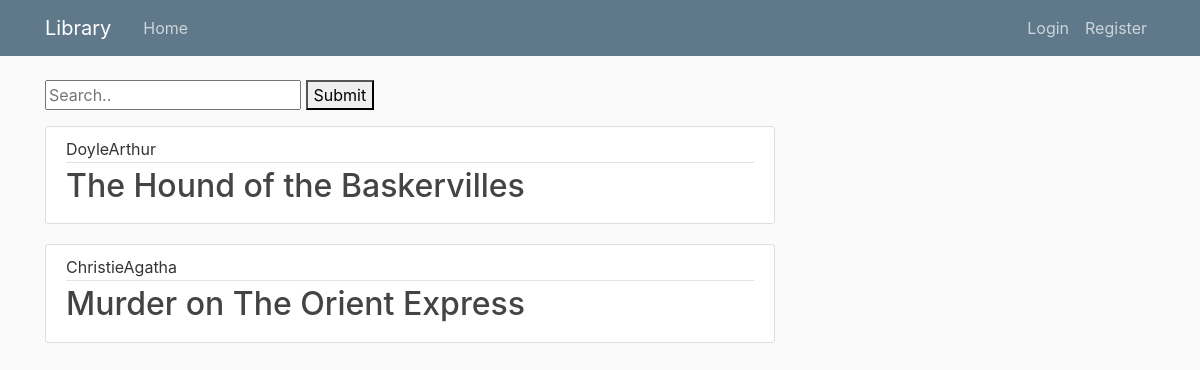
Page /catalog/ on the committed database.
### catalog/models.py (models this page shows, shortened)
class Book(models.Model):
    title=models.CharField(max_length=200)
    author=models.ForeignKey('Author',on_delete=models.SET_NULL,null=True)
    summary=models.TextField(max_length=1000,help_text="Enter a brief desciption of Book")
    isbn=models.CharField("ISBN",max_length=13,help_text="13 Character ISBN Number")
    genre=models.ManyToManyField(Genre,help_text="Select a genre for this book!")

class Author(models.Model):
    first_name=models.CharField(max_length=100)
    last_name=models.CharField(max_length=100)
    data_of_birth=models.DateField(null=True,blank=True)
    date_of_death=models.DateField('Died',null=True,blank=True)
    class Meta:
        ordering=['last_name','first_name']
    def __str__(self):
        return f'{self.last_name}{self.first_name}'

### catalog/views.py (the view)
# urls.py: path('', views.index, name='index'),
@user_passes_test(not_in_admin, login_url='login')
def index(request):
    book_list=Book.objects.order_by('-title')
    context={'book_list':book_list}
    return render(request,'catalog/index.html',context)

### catalog/views.py (called while the page is built)
def not_in_admin(user):
    return not user.groups.filter(name='Admin').exists() and not user.groups.filter(name='Book Manager').exists()

### catalog/templates/catalog/index.html (shortened to what this page needs)
{% extends "catalog/base.html" %}
{%load static%}
{% block content %}
<div class="topnav">
<form action="{% url 'search_results'%}" method="post">
  <input  name="q" type="text" placeholder="Search..">
  <button type="submit" formaction="{% url 'search_results'%}">Submit</button>
</form>
</div>
{%for book in book_list%}
<article class="media content-section">
          <div class="media-body">
            <div class="book-metadata">
              <div class="mr-2">{{ book.author }}</div>
            </div>
            <h2><a class="book-title" href="{% url 'detail'  book.id %}">{{ book.title }}</a></h2>
          </div>
        </article>
{%endfor%}
{% endblock content %}

### catalog/static/css/main.css (style rules this page uses)
body { background: #fafafa; color: #333333; margin-top: 5rem; }
h1, h2, h3, h4, h5, h6 { color: #444444; }
.content-section { background: #ffffff; padding: 10px 20px; border: 1px solid #dddddd; border-radius: 3px; margin-bottom: 20px; }
.book-title { color: #444444; }
.book-metadata { padding-bottom: 1px; margin-bottom: 4px; border-bottom: 1px solid #e3e3e3 }

### rows in the picture
Book: author "DoyleArthur", title "The Hound of the Baskervilles"
Book: author "ChristieAgatha", title "Murder on The Orient Express"
